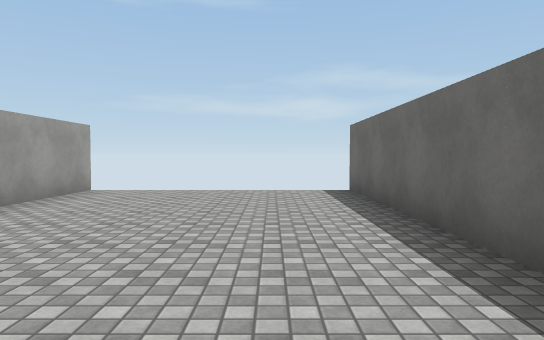
view 1 (above)

24 first-person views from a walk through a Unity game level. The camera is 1.3 m above the floor, tilts 2° down and sees 70° across. The floor is counted in squares, 2 m on a side. Each view is taken from the middle of a square. On the plan, view 1 faces up. The plan holds only what a view shows up to about 11 squares ahead; the rest is blank. The place goes on beyond the plan. Surface patterns are stand-ins for the level's own textures.

view 2
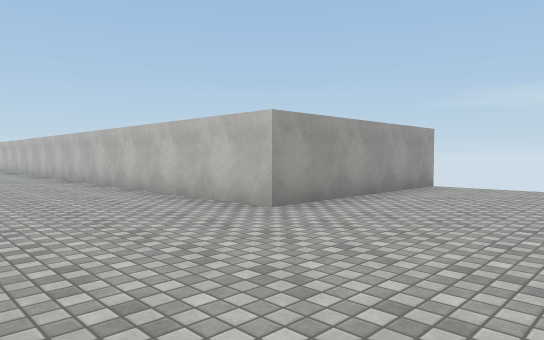

view 3
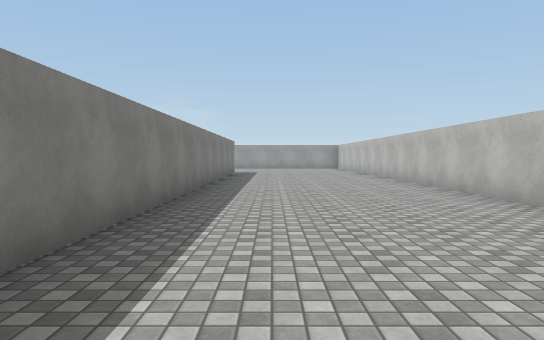

view 4
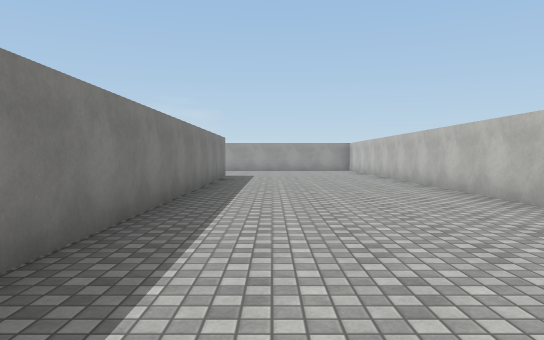

view 5
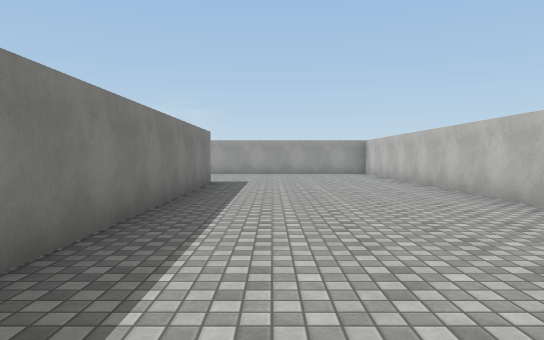

view 6
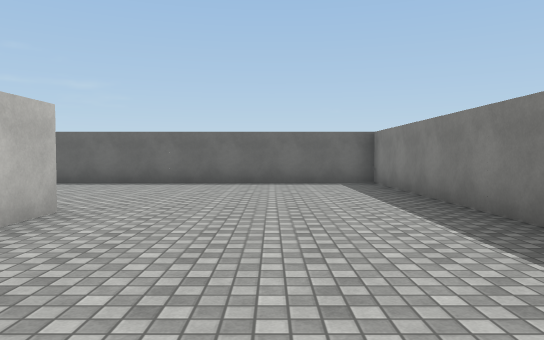

view 7
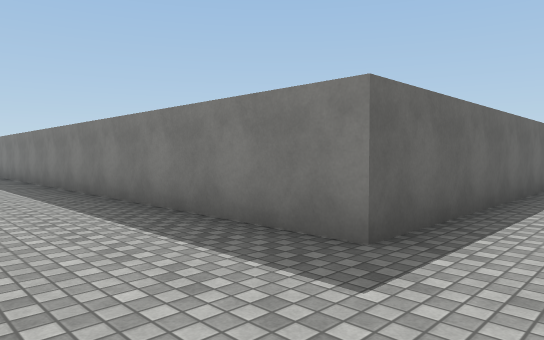

view 8
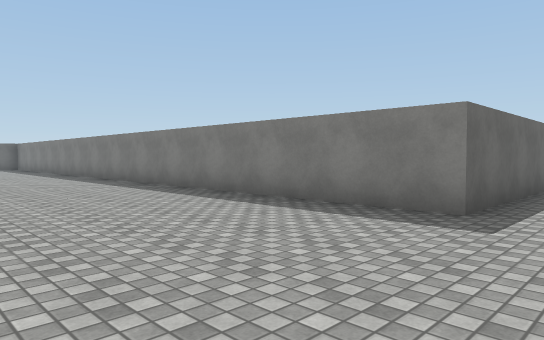

view 9
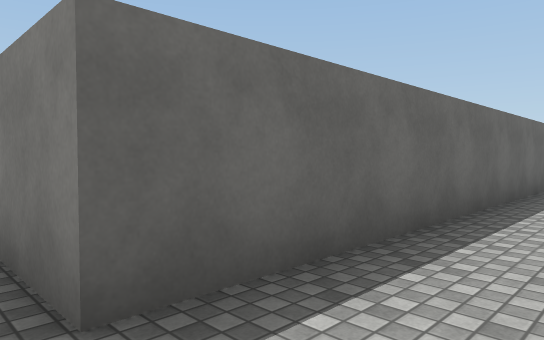

view 10
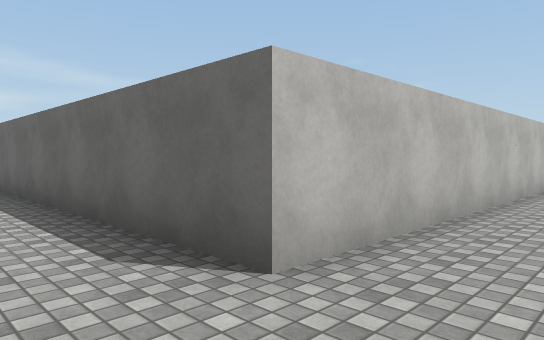

view 11
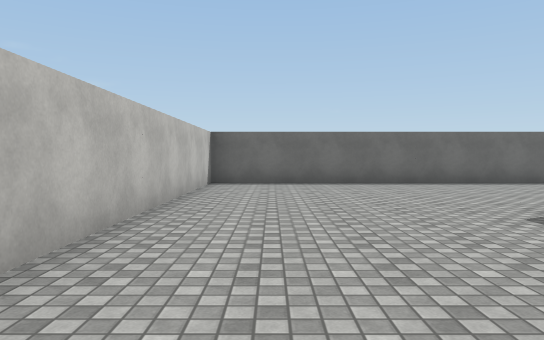

view 12
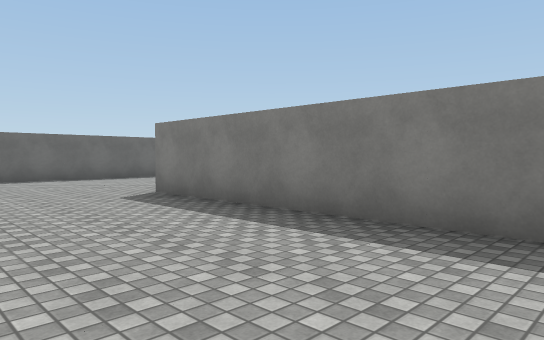

view 13
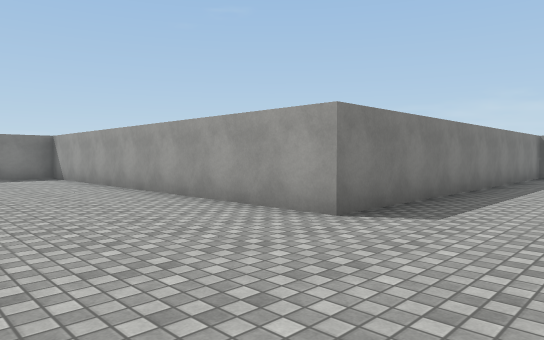

view 14
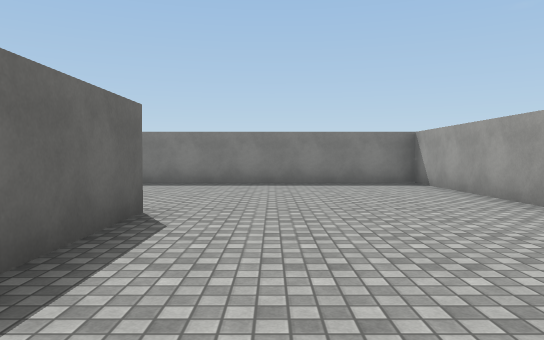

view 15
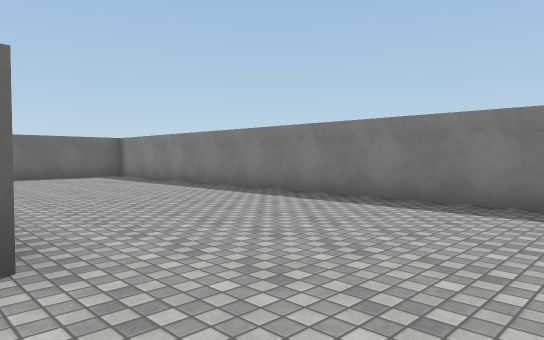

view 16
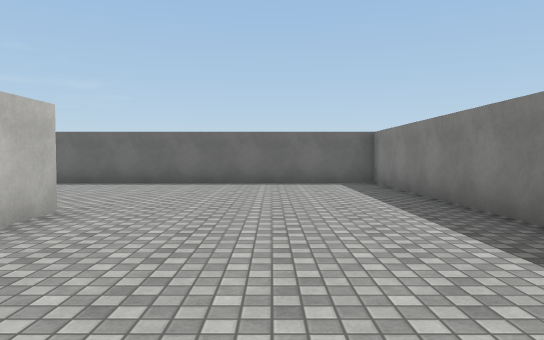

view 17
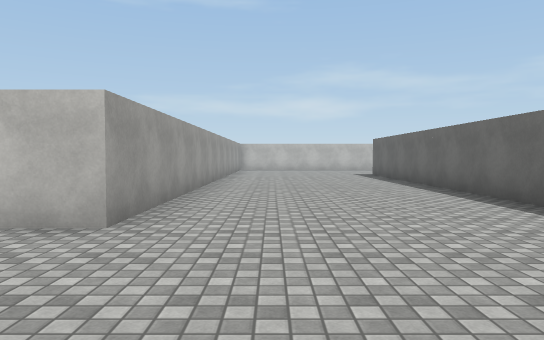

view 18
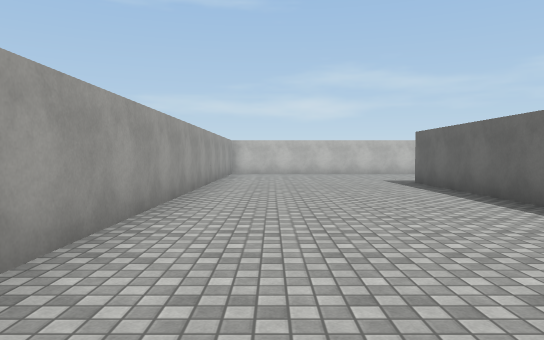

view 19
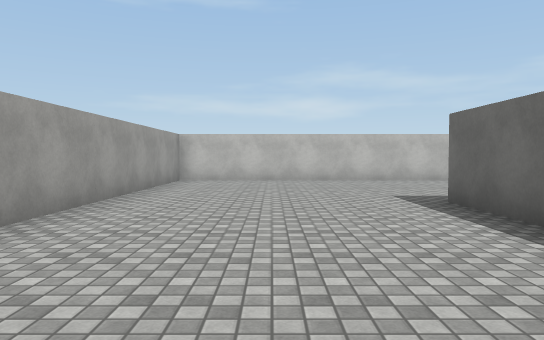

view 20
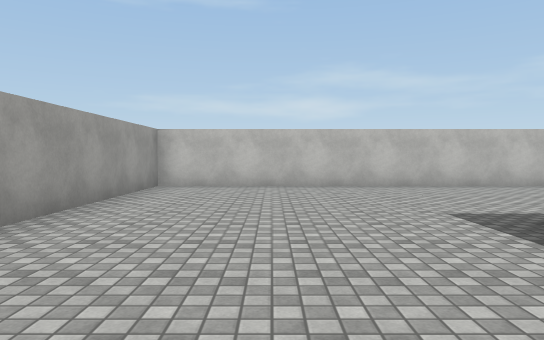

view 21
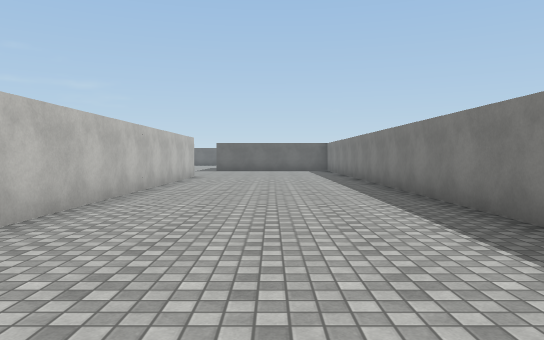

view 22
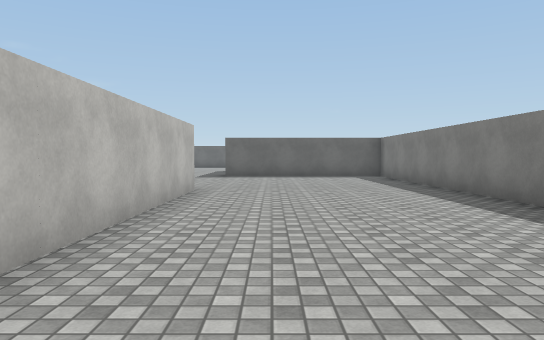

view 23
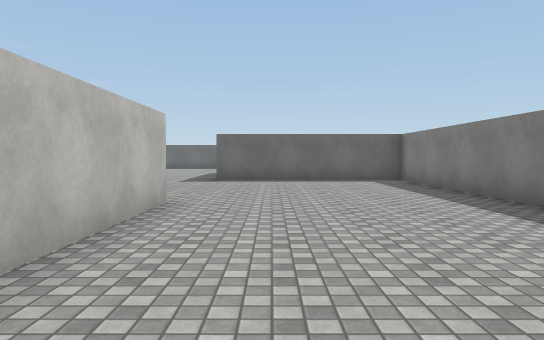

view 24
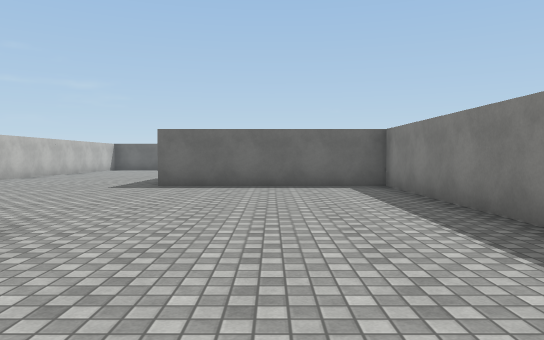

### Floor plan
Points are (right, up) in squares from view 1. A wall is a line through its corners. A room is listed if a view was taken in it or the views show most of it. See-through windows are left out.
Room 1 (views 1, 2, 3, 4, 5, 6, 7, 8, 9)
walls: (-3.5, 7.5) (-3.5, 2.5) (-20, 2.5); (-18.5, -12.5) (-18.5, -2.5) (1.5, -2.5) (1.5, 7.5)
ways out: opening at (-19.5, -12.5) to room 2
Room 2 (views 10, 11, 12, 13, 14, 15, 16, 17, 18, 19, 20, 21, 22, 23, 24)
walls: (2.5, -12.5) (16.5, -12.5) (16.5, -7.5); (11.5, -7.5) (-3.5, -7.5) (-3.5, -22.5) (-4.5, -22.5); (-8.5, -22.6) (-8.5, -12.5) (-18.5, -12.5); (-20.5, -17.5) (-13.5, -17.5) (-13.5, -27.5) (1.5, -27.5) (1.5, -12.5)
ways out: opening at (-19.5, -12.5) to room 1

Positions as (right, up) in squares from view 1, and headings:
1: (0, 0), facing up
2: (0, -1), facing up-left
3: (-3, -1), facing left
4: (-6, -1), facing left
5: (-9, -1), facing left
6: (-8, 0), facing right
7: (-20, 0), facing down-right
8: (-20, 2), facing down-right
9: (-20, -2), facing down-right
10: (-20, -14), facing up-right
11: (-18, -14), facing right
12: (-20, -14), facing down-right
13: (-10, -15), facing down-left
14: (-10, -18), facing down
15: (-11, -22), facing down-right
16: (-8, -25), facing right
17: (-2, -26), facing up
18: (-2, -22), facing up
19: (-1, -18), facing up
20: (-1, -16), facing up
21: (-1, -10), facing right
22: (4, -9), facing right
23: (6, -9), facing right
24: (8, -10), facing right
